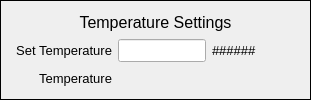
    <widget class="PyDMFrame" name="PyDMFrame_5">
     <property name="toolTip">
      <string/>
     </property>
     <property name="frameShape">
      <enum>QFrame::Box</enum>
     </property>
     <layout class="QVBoxLayout" name="verticalLayout_4">
      <item>
       <widget class="PyDMLabel" name="PyDMLabel_5">
        <property name="font">
         <font>
          <pointsize>12</pointsize>
         </font>
        </property>
        <property name="toolTip">
         <string/>
        </property>
        <property name="text">
         <string>Temperature Settings</string>
        </property>
        <property name="alignment">
         <set>Qt::AlignCenter</set>
        </property>
       </widget>
      </item>
      <item>
       <layout class="QHBoxLayout" name="horizontalLayout_15">
        <item>
         <widget class="QLabel" name="text_14">
          <property name="sizePolicy">
           <sizepolicy hsizetype="Fixed" vsizetype="Preferred">
            <horstretch>0</horstretch>
            <verstretch>0</verstretch>
           </sizepolicy>
          </property>
          <property name="minimumSize">
           <size>
            <width>100</width>
            <height>0</height>
           </size>
          </property>
          <property name="maximumSize">
           <size>
            <width>100</width>
            <height>16777215</height>
           </size>
          </property>
          <property name="font">
           <font>
            <pointsize>10</pointsize>
           </font>
          </property>
          <property name="toolTip">
           <string>text</string>
          </property>
          <property name="styleSheet">
           <string notr="true">QLabel#text {
  color: rgb(0, 0, 0);
  }</string>
          </property>
          <property name="text">
           <string>Set Temperature</string>
          </property>
          <property name="alignment">
           <set>Qt::AlignRight|Qt::AlignTrailing|Qt::AlignVCenter</set>
          </property>
          <property name="brush" stdset="0">
           <brush brushstyle="SolidPattern">
            <color alpha="255">
             <red>0</red>
             <green>0</green>
             <blue>0</blue>
            </color>
           </brush>
          </property>
         </widget>
        </item>
        <item>
         <widget class="PyDMLineEdit" name="text_entry_4">
          <property name="sizePolicy">
           <sizepolicy hsizetype="Expanding" vsizetype="Fixed">
            <horstretch>1</horstretch>
            <verstretch>0</verstretch>
           </sizepolicy>
          </property>
          <property name="minimumSize">
           <size>
            <width>50</width>
            <height>0</height>
           </size>
          </property>
          <property name="font">
           <font>
            <pointsize>10</pointsize>
           </font>
          </property>
          <property name="toolTip">
           <string>${P}${R}AcquireTime</string>
          </property>
          <property name="styleSheet">
           <string notr="true">PyDMLineEdit {
  color: rgb(0, 0, 0);
  background-color: rgb(115, 223, 255);
  border: 1px solid black;
  margin: 0px;
  padding: 0px;
  spacing: 0px;
  }</string>
          </property>
          <property name="channel" stdset="0">
           <string>ca://${P}${R}Temperature</string>
          </property>
         </widget>
        </item>
        <item>
         <widget class="PyDMLabel" name="text_update_8">
          <property name="sizePolicy">
           <sizepolicy hsizetype="Expanding" vsizetype="Preferred">
            <horstretch>1</horstretch>
            <verstretch>0</verstretch>
           </sizepolicy>
          </property>
          <property name="minimumSize">
           <size>
            <width>50</width>
            <height>0</height>
           </size>
          </property>
          <property name="font">
           <font>
            <pointsize>10</pointsize>
           </font>
          </property>
          <property name="toolTip">
           <string>PV: ${P}${R}AcquireTime_RBV</string>
          </property>
          <property name="styleSheet">
           <string notr="true">PyDMLabel {
  color: rgb(10, 0, 184);
  background-color: rgb(187, 187, 187);
  }</string>
          </property>
          <property name="text">
           <string>######</string>
          </property>
          <property name="alignment">
           <set>Qt::AlignLeading|Qt::AlignLeft|Qt::AlignVCenter</set>
          </property>
          <property name="textInteractionFlags">
           <set>Qt::TextSelectableByKeyboard|Qt::TextSelectableByMouse</set>
          </property>
          <property name="channel" stdset="0">
           <string>ca://${P}${R}Temperature_RBV</string>
          </property>
         </widget>
        </item>
       </layout>
      </item>
      <item>
       <layout class="QHBoxLayout" name="horizontalLayout_16">
        <item>
         <widget class="QLabel" name="text_15">
          <property name="sizePolicy">
           <sizepolicy hsizetype="Fixed" vsizetype="Preferred">
            <horstretch>0</horstretch>
            <verstretch>0</verstretch>
           </sizepolicy>
          </property>
          <property name="minimumSize">
           <size>
            <width>100</width>
            <height>0</height>
           </size>
          </property>
          <property name="maximumSize">
           <size>
            <width>100</width>
            <height>16777215</height>
           </size>
          </property>
          <property name="font">
           <font>
            <pointsize>10</pointsize>
           </font>
          </property>
          <property name="toolTip">
           <string>text</string>
          </property>
          <property name="styleSheet">
           <string notr="true">QLabel#text {
  color: rgb(0, 0, 0);
  }</string>
          </property>
          <property name="text">
           <string>Temperature</string>
          </property>
          <property name="alignment">
           <set>Qt::AlignRight|Qt::AlignTrailing|Qt::AlignVCenter</set>
          </property>
          <property name="brush" stdset="0">
           <brush brushstyle="SolidPattern">
            <color alpha="255">
             <red>0</red>
             <green>0</green>
             <blue>0</blue>
            </color>
           </brush>
          </property>
         </widget>
        </item>
        <item>
         <widget class="PyDMLabel" name="text_update_13">
          <property name="font">
           <font>
            <pointsize>10</pointsize>
           </font>
          </property>
          <property name="toolTip">
           <string>PV: ${P}${R}TriggerMode_RBV</string>
          </property>
          <property name="styleSheet">
           <string notr="true">PyDMLabel#text_update_13 {
  color: rgb(10, 0, 184);
  background-color: rgb(187, 187, 187);
  }</string>
          </property>
          <property name="alignment">
           <set>Qt::AlignLeading|Qt::AlignLeft|Qt::AlignVCenter</set>
          </property>
          <property name="textInteractionFlags">
           <set>Qt::TextSelectableByKeyboard|Qt::TextSelectableByMouse</set>
          </property>
          <property name="channel" stdset="0">
           <string>ca://${P}${R}TemperatureActual</string>
          </property>
          <property name="displayFormat" stdset="0">
           <enum>PyDMLabel::String</enum>
          </property>
         </widget>
        </item>
       </layout>
      </item>
     </layout>
    </widget>
